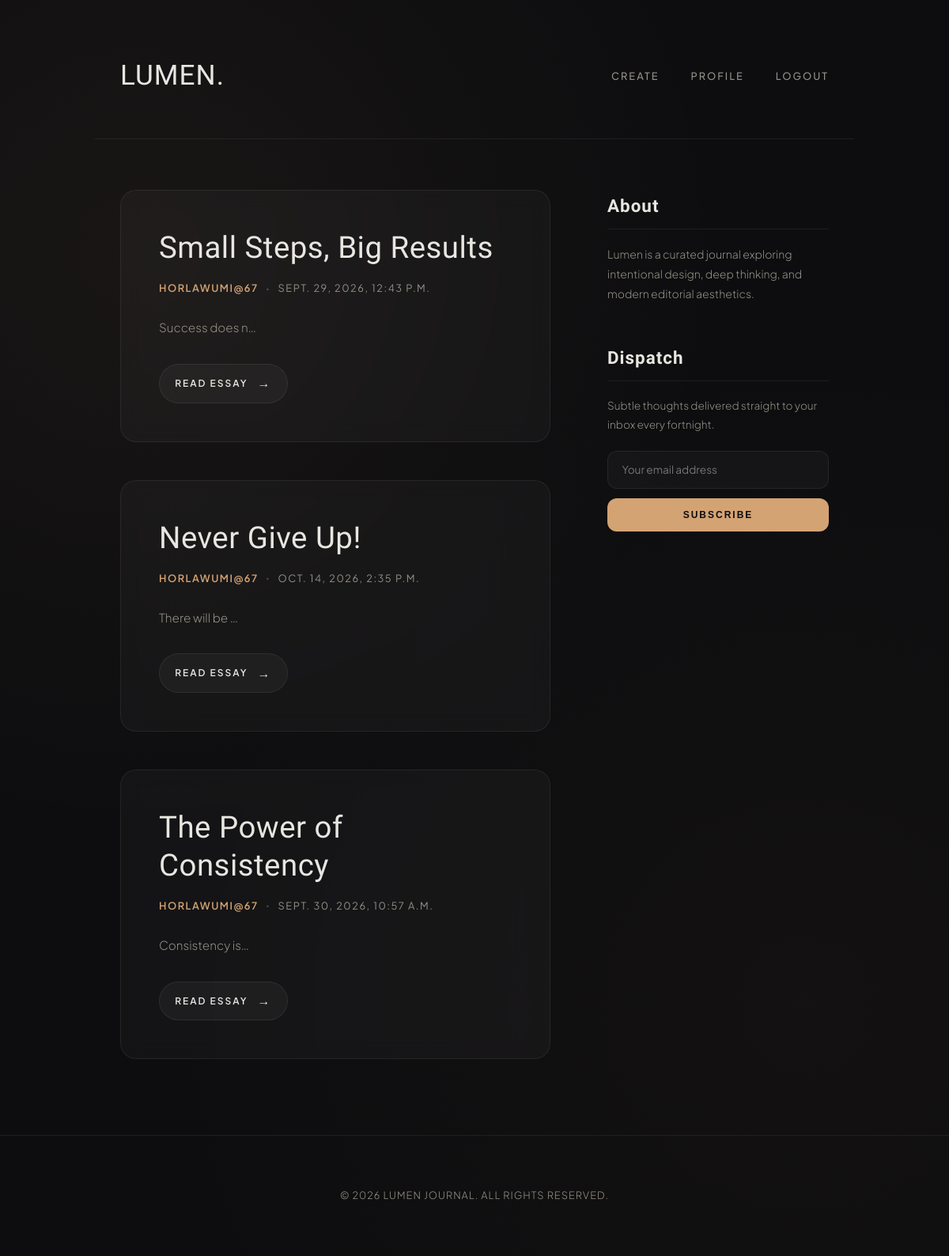
Screenshot of / (signed in) with the database file from the repository.
### daily_news/models.py (models this page shows, shortened)
class Blog(models.Model):
    headline = models.CharField()
    body = models.TextField()
    author = models.ForeignKey('auth.User', on_delete=models.SET_NULL, null=True, blank=True)
    published_at = models.DateTimeField(auto_now=True)

### daily_news/views.py (the view)
# urls.py: path("", homepage, name="home"),
def homepage(request):
    blogs_post = Blog.objects.all()
    return render(request, "daily_news/homepage.html", context={'blogs': blogs_post})

### daily_news/templates/daily_news/homepage.html (shortened to what this page needs)
{% extends "daily_news/base.html" %}
{% block content %}
    <div class="container">
        <div class="content-grid">
            <main class="posts-feed">
                {% for blog in blogs %}
                <article class="post-card">
                    <h2>{{blog.headline}}</h2>
                    <div class="post-meta">
                        <span class="author">{{blog.author}}</span>
                        <span class="dot">•</span>
                        <time datetime="2026-09-11">{{blog.published_at}}</time>
                    </div>
                    <div class="post-body">
                        <p>{{blog.body|truncatechars:15}}</p>
                    </div>
                    <div class="post-footer">
                        <a href="{% url "read-blog" blog.pk %}" class="read-more">
                            Read Essay <span class="arrow">→</span>
                        </a>
                    </div>
                </article>
                {% endfor %}
            </main>
            <aside class="sidebar">
                <div class="widget about-widget">
                    <h3 class="widget-title">About</h3>
                    <p>Lumen is a curated journal exploring intentional design, deep thinking, and modern editorial
                        aesthetics.</p>
                </div>
                <div class="widget newsletter-widget">
                    <h3 class="widget-title">Dispatch</h3>
                    <p>Subtle thoughts delivered straight to your inbox every fortnight.</p>
                    <form class="newsletter-form" onsubmit="event.preventDefault();">
                        <input type="email" placeholder="Your email address" required>
                        <button type="submit">Subscribe</button>
                    </form>
                </div>
            </aside>
        </div>
    </div>
{% endblock %}

### daily_news/templates/daily_news/base.html (style rules this page uses)
:root { --bg-color: #0d0d0f; --card-bg: rgba(255, 255, 255, 0.03); --card-hover-bg: rgba(255, 255, 255, 0.05); --text-primary: #e8e6e1; --text-muted: #949086; --accent: #d4a373; --accent-glow: rgba(212, 163, 115, 0.15); --border-color: rgba(255, 255, 255, 0.07); --border-hover: rgba(212, 163, 115, 0.35); --font-display: 'Italiana', serif; --font-sans: 'Plus Jakarta Sans', sans-serif; }
* { box-sizing: border-box; margin: 0; padding: 0; }
body { background-color: var(--bg-color); color: var(--text-primary); font-family: var(--font-sans); line-height: 1.8; -webkit-font-smoothing: antialiased; min-height: 100vh; background-image: radial-gradient(circle at 15% 20%, rgba(212, 163, 115, 0.06) 0%, transparent 45%), radial-gradient(circle at 85% 80%, rgba(138, 100, 70, 0.05) 0%, transparent 50%); background-attachment: fixed; }
a { color: inherit; text-decoration: none; transition: all 0.3s cubic-bezier(0.16, 1, 0.3, 1); }
.container { max-width: 960px; margin: 0 auto; padding: 4rem 2rem 6rem; }
.content-grid { display: grid; grid-template-columns: 1fr 280px; gap: 4.5rem; }
.posts-feed { display: flex; flex-direction: column; gap: 3rem; }
.post-card { background: var(--card-bg); border: 1px solid var(--border-color); padding: 3rem; border-radius: 20px; backdrop-filter: blur(12px); -webkit-backdrop-filter: blur(12px); transition: all 0.4s cubic-bezier(0.16, 1, 0.3, 1); position: relative; overflow: hidden; }
.post-card::before { content: ''; position: absolute; top: 0; left: 0; right: 0; height: 1px; background: linear-gradient(90deg, transparent, var(--accent), transparent); opacity: 0; transition: opacity 0.4s ease; }
.post-card h2 { font-family: var(--font-display); font-size: 2.4rem; line-height: 1.25; font-weight: 400; margin-bottom: 1rem; color: var(--text-primary); letter-spacing: 0.5px; }
.post-meta { font-size: 0.8rem; color: var(--text-muted); display: flex; gap: 0.6rem; align-items: center; margin-bottom: 1.5rem; text-transform: uppercase; letter-spacing: 1.5px; }
.post-meta .author { color: var(--accent); font-weight: 600; }
.post-meta .dot { font-size: 0.5rem; opacity: 0.4; }
.post-body { font-size: 0.95rem; color: var(--text-muted); font-weight: 300; line-height: 1.8; margin-bottom: 2rem; }
.post-footer { display: flex; align-items: center; }
.read-more { display: inline-flex; align-items: center; gap: 0.75rem; font-size: 0.75rem; font-weight: 600; letter-spacing: 2px; text-transform: uppercase; color: var(--text-primary); padding: 0.6rem 1.2rem; border-radius: 30px; background: rgba(255, 255, 255, 0.04); border: 1px solid var(--border-color); transition: all 0.3s ease; }
.read-more .arrow { font-size: 1rem; transition: transform 0.3s ease; }
.sidebar { display: flex; flex-direction: column; gap: 3rem; }
.widget-title { font-family: var(--font-display); font-size: 1.4rem; letter-spacing: 1px; margin-bottom: 1.2rem; padding-bottom: 0.5rem; border-bottom: 1px solid var(--border-color); color: var(--text-primary); }
.about-widget p { font-size: 0.875rem; color: var(--text-muted); font-weight: 300; line-height: 1.8; }
.newsletter-widget p { font-size: 0.85rem; color: var(--text-muted); margin-bottom: 1.25rem; font-weight: 300; }
.newsletter-form input { width: 100%; padding: 0.9rem 1.1rem; background: rgba(255, 255, 255, 0.03); border: 1px solid var(--border-color); border-radius: 12px; font-family: inherit; font-size: 0.85rem; color: var(--text-primary); margin-bottom: 0.75rem; outline: none; transition: all 0.3s ease; }
.newsletter-form button { width: 100%; padding: 0.9rem; background: var(--accent); color: #0d0d0f; border: none; border-radius: 12px; font-size: 0.75rem; letter-spacing: 2px; text-transform: uppercase; font-weight: 600; cursor: pointer; transition: all 0.3s ease; }

### rows the page displays
Blog: headline "Small Steps, Big Results", author "HORLAWUMI@67", published_at "SEPT. 29, 2026, 12:43 P.M.", body "Success does n…"
Blog: headline "Never Give Up!", author "HORLAWUMI@67", published_at "OCT. 14, 2026, 2:35 P.M.", body "There will be …"
Blog: headline "The Power of Consistency", author "HORLAWUMI@67", published_at "SEPT. 30, 2026, 10:57 A.M.", body "Consistency is…"
